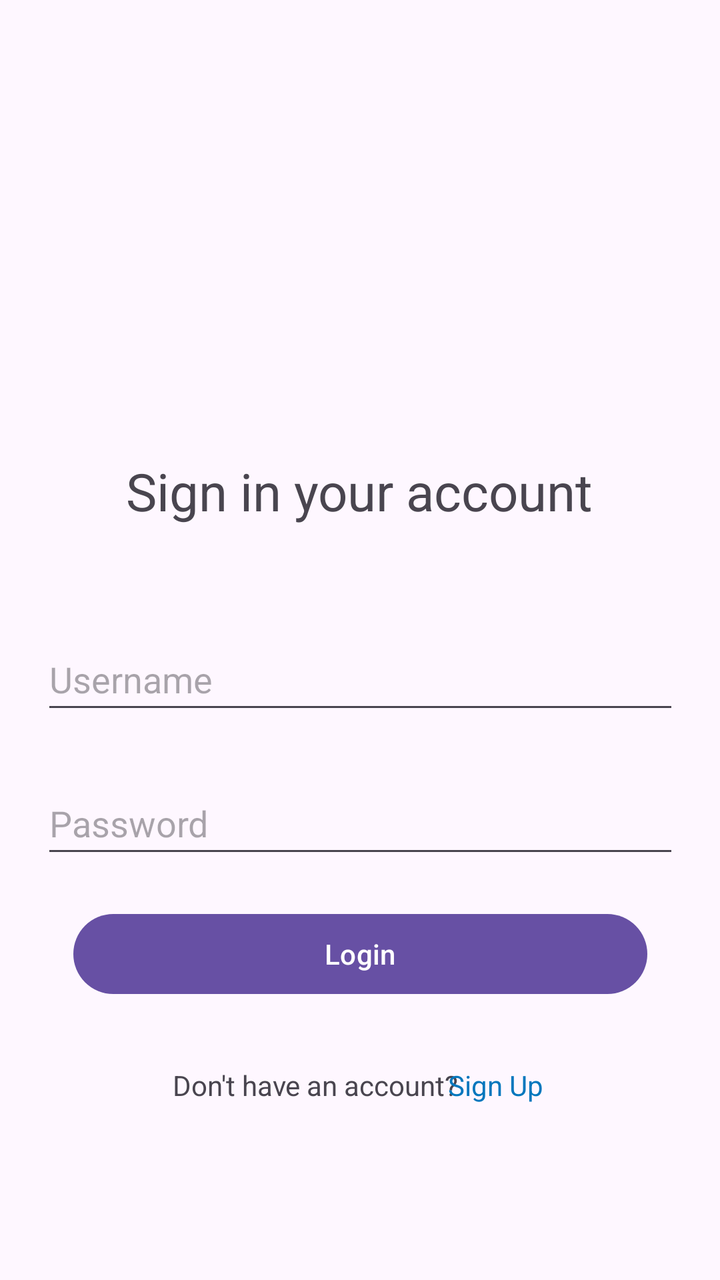
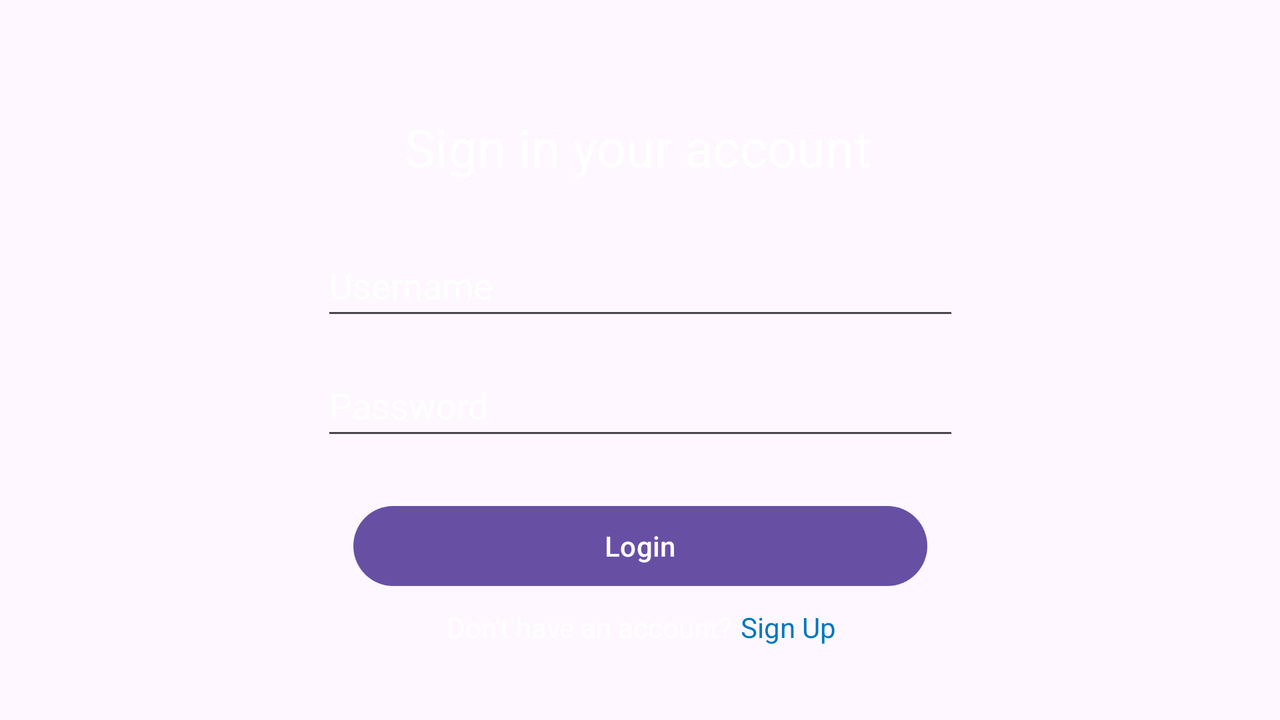

One screen, two layout resources from the same app: the default and the repository's alternative for another configuration. Each is rendered where Android would select it; the XML of both is given below.
<!-- AndroidManifest.xml: application theme Theme.Enchanteur -->
<!-- res/layout/activity_sign_in_form.xml -->
<?xml version="1.0" encoding="utf-8"?>
<androidx.constraintlayout.widget.ConstraintLayout xmlns:android="http://schemas.android.com/apk/res/android"
    xmlns:app="http://schemas.android.com/apk/res-auto"
    xmlns:tools="http://schemas.android.com/tools"
    android:layout_width="match_parent"
    android:layout_height="match_parent"
    tools:context=".SignInForm">

    <androidx.constraintlayout.widget.Guideline
        android:id="@+id/guideline"
        android:layout_width="wrap_content"
        android:layout_height="wrap_content"
        android:orientation="horizontal"
        app:layout_constraintGuide_begin="16dp" />

    <androidx.constraintlayout.widget.Guideline
        android:id="@+id/guideline2"
        android:layout_width="wrap_content"
        android:layout_height="wrap_content"
        android:orientation="horizontal"
        app:layout_constraintGuide_end="16dp" />

    <androidx.constraintlayout.widget.Guideline
        android:id="@+id/guideline3"
        android:layout_width="wrap_content"
        android:layout_height="wrap_content"
        android:orientation="vertical"
        app:layout_constraintGuide_begin="16dp" />

    <androidx.constraintlayout.widget.Guideline
        android:id="@+id/guideline4"
        android:layout_width="wrap_content"
        android:layout_height="wrap_content"
        android:orientation="vertical"
        app:layout_constraintGuide_end="16dp" />

    <Button
        android:id="@+id/btnLogin"
        android:layout_width="0dp"
        android:layout_height="wrap_content"
        android:layout_marginStart="16dp"
        android:layout_marginTop="19dp"
        android:layout_marginEnd="16dp"
        android:text="@string/login_button"
        app:layout_constraintEnd_toEndOf="@+id/edtBallesteros"
        app:layout_constraintStart_toStartOf="@+id/edtBallesteros"
        app:layout_constraintTop_toBottomOf="@+id/edtBallesteros"
        tools:ignore="VisualLintButtonSize" />

    <TextView
        android:id="@+id/txtNoAcc"
        android:layout_width="wrap_content"
        android:layout_height="wrap_content"
        android:layout_marginStart="50dp"
        android:layout_marginTop="32dp"
        android:layout_marginEnd="4dp"
        android:text="@string/dont_have_an_account"
        app:layout_constraintBottom_toTopOf="@+id/guideline2"
        app:layout_constraintEnd_toStartOf="@+id/txtSignUp"
        app:layout_constraintStart_toStartOf="@+id/guideline3"
        app:layout_constraintTop_toBottomOf="@+id/btnLogin"
        app:layout_constraintVertical_bias="0.0" />

    <ImageView
        android:id="@+id/imglogo"
        android:layout_width="wrap_content"
        android:layout_height="wrap_content"
        android:layout_marginTop="180dp"
        android:contentDescription="@string/logo_content_description"
        app:layout_constraintEnd_toStartOf="@+id/guideline4"
        app:layout_constraintStart_toStartOf="@+id/guideline3"
        app:layout_constraintTop_toTopOf="@+id/guideline"
        app:srcCompat="@drawable/ic_launcher_foreground"
        tools:ignore="ImageContrastCheck" />

    <TextView
        android:id="@+id/txtSignUp"
        android:layout_width="wrap_content"
        android:layout_height="wrap_content"
        android:layout_marginStart="-30dp"
        android:layout_marginEnd="52dp"
        android:clickable="true"
        android:focusable="true"
        android:minHeight="48dp"
        android:onClick="loginHere"
        android:text="@string/sign_up"
        android:textColor="#0277BD"
        app:layout_constraintBaseline_toBaselineOf="@+id/txtNoAcc"
        app:layout_constraintEnd_toStartOf="@+id/guideline4"
        app:layout_constraintHorizontal_bias="0.222"
        app:layout_constraintStart_toEndOf="@+id/txtNoAcc"
        tools:ignore="UsingOnClickInXml" />

    <TextView
        android:id="@+id/txtSignin"
        android:layout_width="wrap_content"
        android:layout_height="wrap_content"
        android:layout_marginTop="32dp"
        android:text="@string/sign_in_account"
        android:textSize="26sp"
        app:layout_constraintEnd_toStartOf="@+id/guideline4"
        app:layout_constraintHorizontal_bias="0.497"
        app:layout_constraintStart_toStartOf="@+id/guideline3"
        app:layout_constraintTop_toBottomOf="@+id/imglogo" />

    <EditText
        android:id="@+id/edtLance"
        android:layout_width="319dp"
        android:layout_height="48dp"
        android:layout_marginStart="32dp"
        android:layout_marginTop="51dp"
        android:layout_marginEnd="32dp"
        android:layout_marginBottom="26dp"
        android:ems="10"
        android:hint="Username"
        android:inputType="text"
        app:layout_constraintBottom_toTopOf="@+id/edtBallesteros"
        app:layout_constraintEnd_toStartOf="@+id/guideline4"
        app:layout_constraintStart_toStartOf="@+id/guideline3"
        app:layout_constraintTop_toBottomOf="@+id/txtSignin" />

    <EditText
        android:id="@+id/edtBallesteros"
        android:layout_width="0dp"
        android:layout_height="wrap_content"
        android:layout_marginTop="24dp"
        android:ems="10"
        android:hint="Password"
        android:inputType="text"
        android:minHeight="48dp"
        app:layout_constraintEnd_toEndOf="@+id/edtLance"
        app:layout_constraintStart_toStartOf="@+id/edtLance"
        app:layout_constraintTop_toBottomOf="@+id/edtLance"
        tools:ignore="MissingConstraints" />

</androidx.constraintlayout.widget.ConstraintLayout>
<!-- resources referenced by this layout -->
<resources>
  <!-- drawable ic_launcher_foreground: webp bitmap (mipmap-hdpi, 2068 bytes) -->
  <string name="dont_have_an_account">Don\'t have an account?</string>
  <string name="login_button">Login</string>
  <string name="logo_content_description">Logo</string>
  <string name="sign_in_account">Sign in your account</string>
  <string name="sign_up">Sign Up</string>
  <style name="Theme.Enchanteur" parent="Base.Theme.Enchanteur" />
  <style name="Base.Theme.Enchanteur" parent="Theme.Material3.DayNight.NoActionBar">
          
          
      </style>
</resources>
<!-- res/layout-land/activity_sign_in_form.xml (the repository's variant of the layout above) -->
<!-- drawn on the phone turned sideways -->
<?xml version="1.0" encoding="utf-8"?>
<androidx.constraintlayout.widget.ConstraintLayout xmlns:android="http://schemas.android.com/apk/res/android"
    xmlns:app="http://schemas.android.com/apk/res-auto"
    xmlns:tools="http://schemas.android.com/tools"
    android:layout_width="match_parent"
    android:layout_height="match_parent"
    tools:context=".SignInForm">

    <androidx.constraintlayout.widget.Guideline
        android:id="@+id/guideline"
        android:layout_width="wrap_content"
        android:layout_height="wrap_content"
        android:orientation="horizontal"
        app:layout_constraintGuide_begin="16dp" />

    <androidx.constraintlayout.widget.Guideline
        android:id="@+id/guideline2"
        android:layout_width="wrap_content"
        android:layout_height="wrap_content"
        android:orientation="horizontal"
        app:layout_constraintGuide_end="16dp" />

    <androidx.constraintlayout.widget.Guideline
        android:id="@+id/guideline3"
        android:layout_width="wrap_content"
        android:layout_height="wrap_content"
        android:orientation="vertical"
        app:layout_constraintGuide_begin="16dp" />

    <androidx.constraintlayout.widget.Guideline
        android:id="@+id/guideline4"
        android:layout_width="wrap_content"
        android:layout_height="wrap_content"
        android:orientation="vertical"
        app:layout_constraintGuide_end="16dp" />
    
    <ImageView
        android:layout_width="match_parent"
        android:layout_height="match_parent"
        android:src="@drawable/background_image"
        android:scaleType="centerCrop"/>

    <Button
        android:id="@+id/btnLogin"
        android:layout_width="0dp"
        android:layout_height="wrap_content"
        android:layout_marginStart="16dp"
        android:layout_marginTop="24dp"
        android:layout_marginEnd="16dp"
        android:text="@string/login_button"
        app:layout_constraintEnd_toEndOf="@+id/edtBallesteros"
        app:layout_constraintHorizontal_bias="0.0"
        app:layout_constraintStart_toStartOf="@+id/edtBallesteros"
        app:layout_constraintTop_toBottomOf="@+id/edtBallesteros"
        tools:ignore="VisualLintButtonSize" />

    <TextView
        android:id="@+id/txtNoAcc"
        android:layout_width="wrap_content"
        android:layout_height="wrap_content"
        android:text="@string/dont_have_an_account"
        android:textColor="@color/white"
        app:layout_constraintBottom_toTopOf="@+id/guideline2"
        app:layout_constraintEnd_toEndOf="@+id/btnLogin"
        app:layout_constraintHorizontal_bias="0.324"
        app:layout_constraintStart_toStartOf="@+id/btnLogin"
        app:layout_constraintTop_toBottomOf="@+id/btnLogin"
        app:layout_constraintVertical_bias="0.253" />

    <TextView
        android:id="@+id/txtSignUp"
        android:layout_width="wrap_content"
        android:layout_height="wrap_content"
        android:layout_marginStart="-16dp"
        android:clickable="true"
        android:focusable="true"
        android:minHeight="48dp"
        android:onClick="loginHere"
        android:text="@string/sign_up"
        android:textColor="#0277BD"
        app:layout_constraintBaseline_toBaselineOf="@+id/txtNoAcc"
        app:layout_constraintEnd_toEndOf="@+id/btnLogin"
        app:layout_constraintHorizontal_bias="0.3"
        app:layout_constraintStart_toEndOf="@+id/txtNoAcc"
        tools:ignore="UsingOnClickInXml" />

    <TextView
        android:id="@+id/txtSignin"
        android:layout_width="wrap_content"
        android:layout_height="wrap_content"
        android:layout_marginTop="56dp"
        android:text="@string/sign_in_account"
        android:textSize="26sp"
        android:textColor="@color/white"
        app:layout_constraintEnd_toStartOf="@+id/guideline4"
        app:layout_constraintHorizontal_bias="0.498"
        app:layout_constraintStart_toStartOf="@+id/guideline3"
        app:layout_constraintTop_toTopOf="parent" />

    <EditText
        android:id="@+id/edtLance"
        android:layout_width="319dp"
        android:layout_height="48dp"
        android:layout_marginStart="32dp"
        android:layout_marginTop="26dp"
        android:layout_marginEnd="32dp"
        android:layout_marginBottom="26dp"
        android:ems="10"
        android:hint="Username"
        android:textColorHint="@color/white"
        android:textColor="@color/white"
        android:inputType="text"
        app:layout_constraintBottom_toTopOf="@+id/edtBallesteros"
        app:layout_constraintEnd_toStartOf="@+id/guideline4"
        app:layout_constraintStart_toStartOf="@+id/guideline3"
        app:layout_constraintTop_toBottomOf="@+id/txtSignin" />

    <EditText
        android:id="@+id/edtBallesteros"
        android:layout_width="0dp"
        android:layout_height="wrap_content"
        android:layout_marginTop="12dp"
        android:ems="10"
        android:hint="Password"
        android:inputType="textPassword"
        android:minHeight="48dp"
        android:textColorHint="@color/white"
        android:textColor="@color/white"
        app:layout_constraintEnd_toEndOf="@+id/edtLance"
        app:layout_constraintStart_toStartOf="@+id/edtLance"
        app:layout_constraintTop_toBottomOf="@+id/edtLance"
        tools:ignore="MissingConstraints" />

</androidx.constraintlayout.widget.ConstraintLayout>
<!-- resources referenced by the variant -->
<!-- as the phone turned sideways resolves them -->
<resources>
  <color name="white">#FFFFFFFF</color>
  <string name="dont_have_an_account">Don\'t have an account?</string>
  <string name="login_button">Login</string>
  <string name="sign_in_account">Sign in your account</string>
  <string name="sign_up">Sign Up</string>
  <style name="Theme.Enchanteur" parent="Base.Theme.Enchanteur" />
  <style name="Base.Theme.Enchanteur" parent="Theme.Material3.DayNight.NoActionBar">
          
          
      </style>
</resources>
